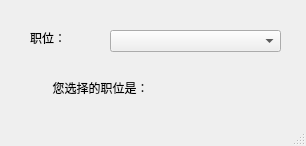
<?xml version="1.0" encoding="UTF-8"?>
<ui version="4.0">
 <class>MainWindow</class>
 <widget class="QMainWindow" name="MainWindow">
  <property name="geometry">
   <rect>
    <x>0</x>
    <y>0</y>
    <width>306</width>
    <height>146</height>
   </rect>
  </property>
  <property name="windowTitle">
   <string>下拉组合框comboBox</string>
  </property>
  <widget class="QWidget" name="centralwidget">
   <widget class="QLabel" name="label">
    <property name="geometry">
     <rect>
      <x>30</x>
      <y>30</y>
      <width>60</width>
      <height>16</height>
     </rect>
    </property>
    <property name="text">
     <string>职位：</string>
    </property>
   </widget>
   <widget class="QComboBox" name="comboBox">
    <property name="geometry">
     <rect>
      <x>110</x>
      <y>30</y>
      <width>171</width>
      <height>22</height>
     </rect>
    </property>
   </widget>
   <widget class="QLabel" name="label_2">
    <property name="geometry">
     <rect>
      <x>30</x>
      <y>80</y>
      <width>141</width>
      <height>16</height>
     </rect>
    </property>
    <property name="text">
     <string>您选择的职位是：</string>
    </property>
    <property name="alignment">
     <set>Qt::AlignCenter</set>
    </property>
   </widget>
   <widget class="QLabel" name="currentJobLabel">
    <property name="geometry">
     <rect>
      <x>160</x>
      <y>80</y>
      <width>60</width>
      <height>16</height>
     </rect>
    </property>
    <property name="text">
     <string/>
    </property>
   </widget>
  </widget>
  <widget class="QMenuBar" name="menubar">
   <property name="geometry">
    <rect>
     <x>0</x>
     <y>0</y>
     <width>306</width>
     <height>21</height>
    </rect>
   </property>
  </widget>
  <widget class="QStatusBar" name="statusbar"/>
 </widget>
 <resources/>
 <connections/>
</ui>
